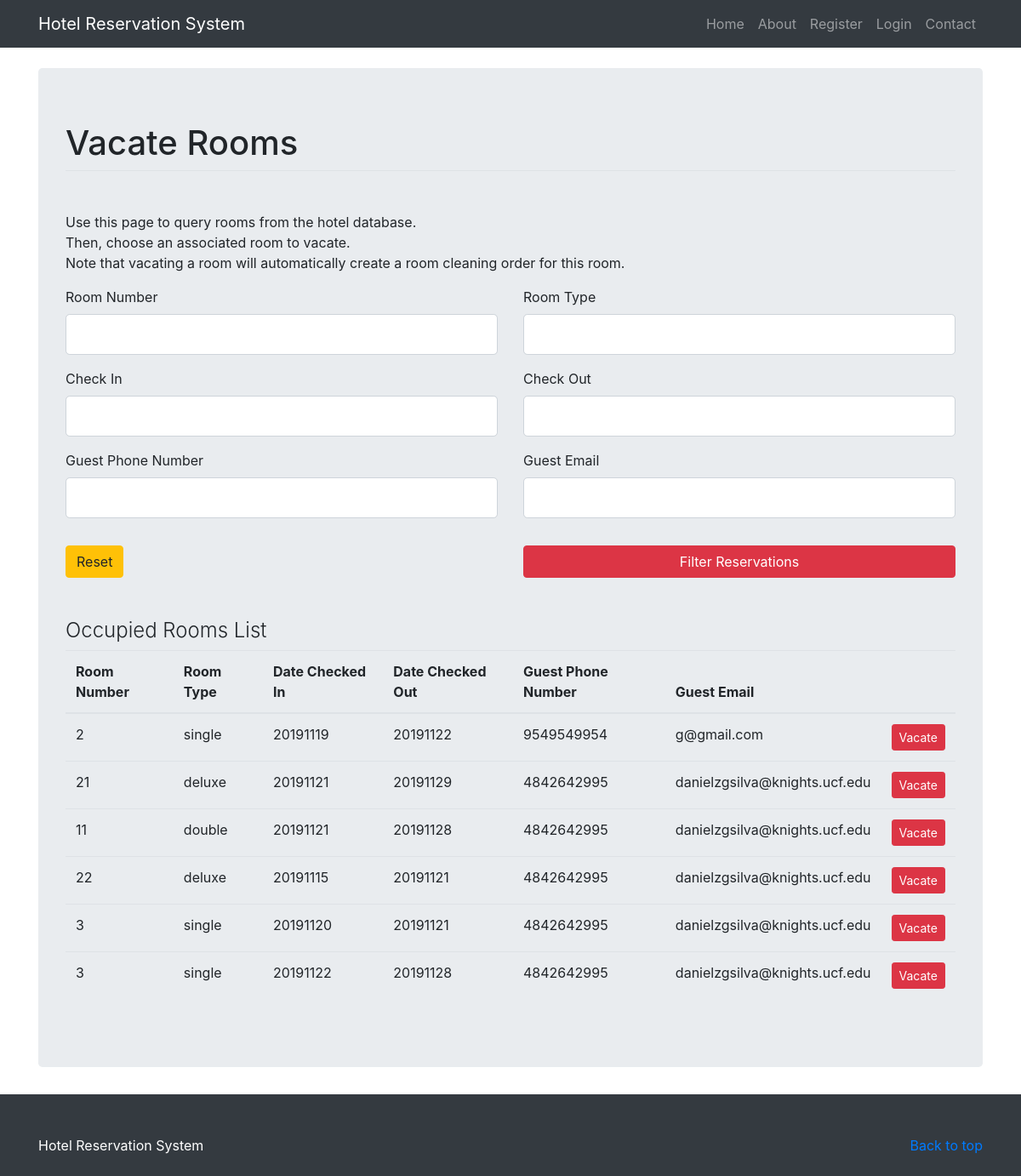
Page /vacate_room on the earlier database version.
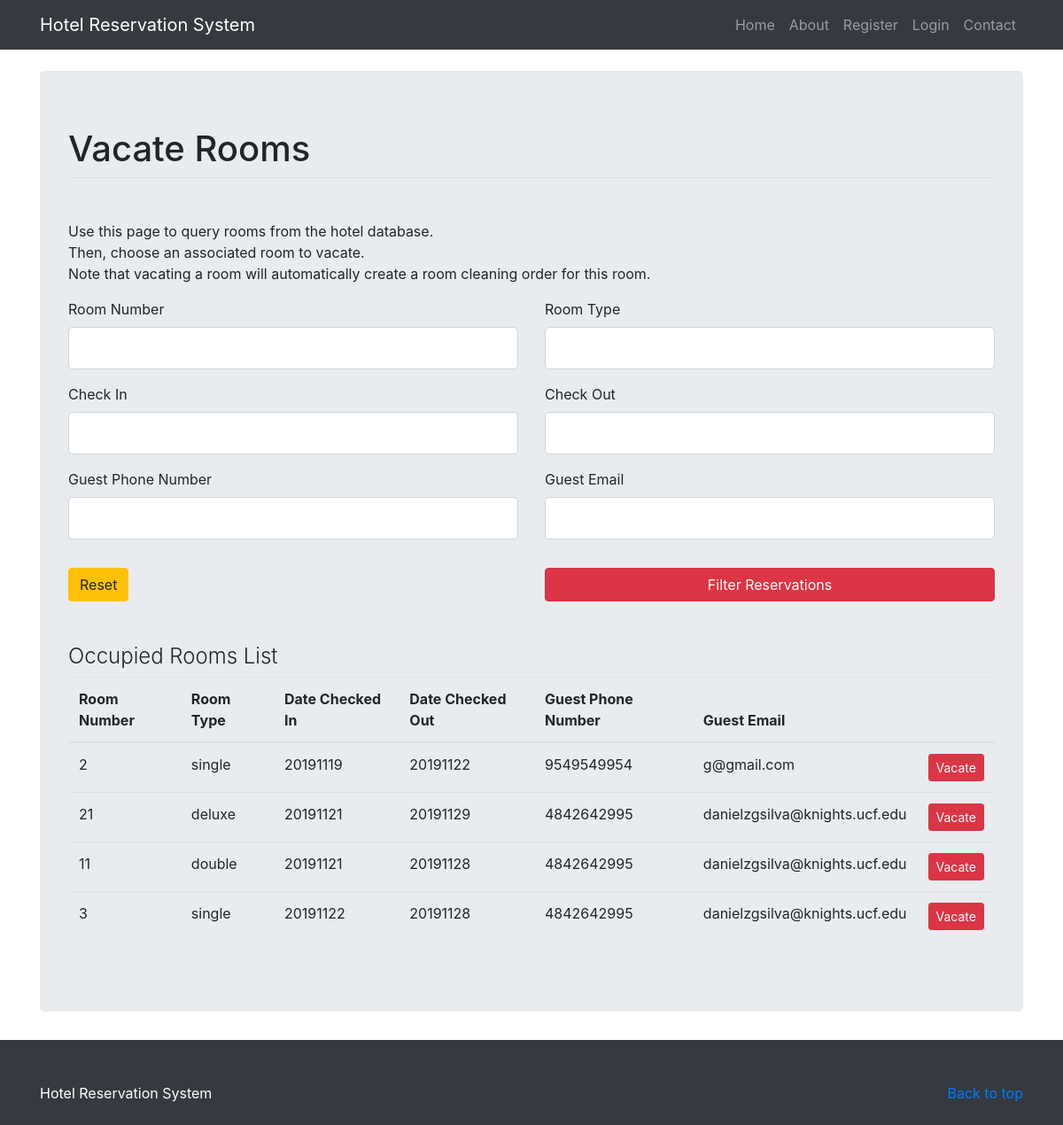
Same page on the later database version.
### hotel_system/models.py (models this page shows, shortened)
class Reservation(db.Model):
    id = db.Column(db.Integer, primary_key=True)
    first_name = db.Column(db.String(120), nullable=False)
    last_name = db.Column(db.String(120), nullable=False)
    email = db.Column(db.String(120), nullable=False)
    phone = db.Column(db.String(12), nullable = False)
    date_created = db.Column(db.DateTime, nullable = False, default = datetime.utcnow)
    credit_card = db.Column(db.String(20), nullable = False)
    check_in = db.Column(db.Integer, nullable=False)
    check_out = db.Column(db.Integer, nullable=False)
    tv = db.Column(db.Boolean, nullable = False, default = False)
    wifi = db.Column(db.Boolean, nullable = False, default = False)
    pool = db.Column(db.Boolean, nullable = False, default = False)
    room_type = db.Column(db.String(6), nullable = False)
    room_num = db.Column(db.Integer)

### hotel_system/routes.py (the view, shortened to what this page needs)
@app.route('/vacate_room', methods=['GET', 'POST'])
def vacate_room():
    form = VacateRoomForm()
    reservations = Reservation.query.filter(Reservation.check_in <= get_int_date(date.today())).all()
    return render_template('vacate_room.html', title="Vacate Room", form=form, reservations=reservations)

### hotel_system/forms.py (shortened to what this page needs)
class VacateRoomForm(FlaskForm):
    room_num = IntegerField('Room Number', validators=[Optional()])
    room_type = StringField('Room Type')
    check_in = IntegerField('Check In', validators=[Optional()])
    check_out = IntegerField('Check Out', validators=[Optional()])
    phone = StringField('Guest Phone Number', validators=[Optional()])
    email = StringField('Guest Email', validators=[Email(), Optional()])
    submit = SubmitField('Filter Reservations')

### hotel_system/utils.py (called while the page is built)
def get_int_date(date):
    if isinstance(date, int):
        return date
    date = int(str(date).replace('-', ''))
    return date

### hotel_system/templates/vacate_room.html (shortened to what this page needs)
{% extends "layout.html" %}
{% block content %}
<body>
    <main role="main">
        <div class="container"><br>
             <div class="jumbotron center">
         		<form action="" method="POST">
         			<fieldset class="form-group">
                <legend class ="border-bottom mb-4"><h1>Vacate Rooms</h1></legend><br>
                    <p>Use this page to query rooms from the hotel database.<br>
                    Then, choose an associated room to vacate.
                    <br>Note that vacating a room will automatically create a room cleaning order for this room.</p>
                    <div class="row">
                        <div class="col-xs-6 sm-6 col-md-6 col-lg-6">
           				    <div class = "form-group">
           					{{ form.room_num.label(class="form-control-label") }}
           					{% if form.room_num.errors %}
           						{{ form.room_num(class="form-control form-control-lg is-invalid") }}
           						<div class="invalid-feedback">
           							{% for error in form.room_num.errors %}
           								<span>{{ error }}</span>
           							{% endfor %}
           						</div>
           					{% else %}
           						{{ form.room_num(class="form-control form-control-lg") }}
           					{% endif %}
                             </div>
                        </div>
                        <div class="col-xs-6 sm-6 col-md-6 col-lg-6">
           				    <div class = "form-group">
           					{{ form.room_type.label(class="form-control-label") }}
           					{% if form.room_type.errors %}
           						{{ form.room_type(class="form-control form-control-lg is-invalid") }}
           						<div class="invalid-feedback">
           							{% for error in form.room_type.errors %}
           								<span>{{ error }}</span>
           							{% endfor %}
           						</div>
           					{% else %}
           						{{ form.room_type(class="form-control form-control-lg") }}
           					{% endif %}
                             </div>
                        </div>
                    </div>
                    <div class="row">
                        <div class="col-xs-6 sm-6 col-md-6 col-lg-6">
           				    <div class = "form-group">
           					{{ form.check_in.label(class="form-control-label") }}
           					{% if form.check_in.errors %}
           						{{ form.check_in(class="form-control form-control-lg is-invalid") }}
           						<div class="invalid-feedback">
           							{% for error in form.check_in.errors %}
           								<span>{{ error }}</span>
           							{% endfor %}
           						</div>
           					{% else %}
           						{{ form.check_in(class="form-control form-control-lg") }}
           					{% endif %}
                             </div>
                        </div>
                        <div class="col-xs-6 sm-6 col-md-6 col-lg-6">
           				    <div class = "form-group">
           					{{ form.check_out.label(class="form-control-label") }}
           					{% if form.check_out.errors %}
           						{{ form.check_out(class="form-control form-control-lg is-invalid") }}
           						<div class="invalid-feedback">
           							{% for error in form.check_out.errors %}
           								<span>{{ error }}</span>
           							{% endfor %}
           						</div>
           					{% else %}
           						{{ form.check_out(class="form-control form-control-lg") }}
           					{% endif %}
                             </div>
                        </div>
                    </div>
                    <div class="row">
                        <div class="col-xs-6 sm-6 col-md-6 col-lg-6">
           				    <div class = "form-group">
           					{{ form.phone.label(class="form-control-label") }}
           					{% if form.phone.errors %}
           						{{ form.phone(class="form-control form-control-lg is-invalid") }}
           						<div class="invalid-feedback">
           							{% for error in form.phone.errors %}
           								<span>{{ error }}</span>
           							{% endfor %}
           						</div>
           					{% else %}
           						{{ form.phone(class="form-control form-control-lg") }}
           					{% endif %}
                             </div>
                        </div>
                        <div class="col-xs-6 sm-6 col-md-6 col-lg-6">
           				    <div class = "form-group">
           					{{ form.email.label(class="form-control-label") }}
           					{% if form.email.errors %}
           						{{ form.email(class="form-control form-control-lg is-invalid") }}
           						<div class="invalid-feedback">
           							{% for error in form.email.errors %}
           								<span>{{ error }}</span>
           							{% endfor %}
           						</div>
           					{% else %}
           						{{ form.email(class="form-control form-control-lg") }}
           					{% endif %}
                             </div>
                        </div>
                    </div>
         			</fieldset>
         			 <div class="row">
                        <div class="col-md-6 col-sm-6 col-xs-6 pad-adjust">
                         <a href="{{ url_for('vacate_room') }}" class="btn btn-warning">Reset</a>
                        </div>
                        <div class="col-md-6 col-sm-6 col-xs-6 pad-adjust" id="payment_buttons">
                          {{ form.submit(class="btn btn-danger btn-block") }}
                        </div>
                    </div>
         		</form><br><br>
                <h4 class="font-weight-light">Occupied Rooms List</h4>
                <table class="table table-hover">
                      <thead>
                        <tr>
                          <th scope="col">Room Number</th>
                          <th scope="col">Room Type</th>
                          <th scope="col">Date Checked In</th>
                          <th scope="col">Date Checked Out</th>
                          <th scope="col">Guest Phone Number</th>
                          <th scope="col">Guest Email</th>
                          <th scope="col"></th>
                        </tr>
                      </thead>
                      <tbody>
                      {% for res in reservations %}
                        <tr>
                          <td>{{ res.room_num }}</td>
                          <td>{{ res.room_type }}</td>
                          <td>{{ res.check_in }}</td>
                          <td>{{ res.check_out }}</td>
                          <td>{{ res.phone }}</td>
                          <td>{{ res.email }}</td>
                          <td><a href="{{ url_for('vacate_room_helper', reservation=res.id, room_num = res.room_num) }}" class="btn btn-sm btn-rounded btn-danger">Vacate</a></td>
                        </tr>
                      {% endfor %}
                      </tbody>
                </table>
         	</div>
        </div>
    </main>
</body>
{% endblock %}

### hotel_system/templates/layout.html (shortened to what this page needs)
<!DOCTYPE html>
<html lang="en">
<head>
    <link rel="stylesheet" href="https://stackpath.bootstrapcdn.com/bootstrap/4.3.1/css/bootstrap.min.css">
</head>
<header>
  <nav class="navbar navbar-expand-lg navbar-dark bg-dark static-top">
    <div class="container">
      <a class="navbar-brand" href="#">Hotel Reservation System</a>
      <div class="collapse navbar-collapse" id="navbarResponsive">
        <ul class="navbar-nav ml-auto">
          <li class="nav-item">
            <a class="nav-link" href="{{ url_for('index') }}">Home</a>
          </li>
          <li class="nav-item">
            <a class="nav-link" href="#">About</a>
          </li>
          {% if current_user.is_authenticated %}
            <li class="nav-item">
              <a class="nav-link" href="{{ url_for('employee_portal') }}">Employee Portal</a>
            </li>
            <li class="nav-item">
              <a class="nav-link" href="{{ url_for('employee_logout') }}">Logout</a>
            </li>
          {% else %}
            <li class="nav-item">
              <a class="nav-link" href="{{ url_for('employee_registration') }}">Register</a>
            </li>
            <li class="nav-item">
              <a class="nav-link" href="{{ url_for('employee_login') }}">Login</a>
            </li>
          {% endif %}
          <li class="nav-item">
            <a class="nav-link" href="#">Contact</a>
          </li>
        </ul>
      </div>
    </div>
  </nav>
</header>
{% block content %} {% endblock %}
<footer class="py-5 bg-dark" id="footer">
    <div class="container">
      <p class="float-right text-white">
        <a href="#">Back to top</a>
      </p>
      <p class="float-left text-white">Hotel Reservation System</p>
    </div>
</footer>
</html>

Differences in the rows shown:
removed Reservation: room_num "22", room_type "deluxe", check_in "20191115", check_out "20191121", phone "4842642995", email "danielzgsilva@knights.ucf.edu"
removed Reservation: room_num "3", room_type "single", check_in "20191120", check_out "20191121", phone "4842642995", email "danielzgsilva@knights.ucf.edu"
